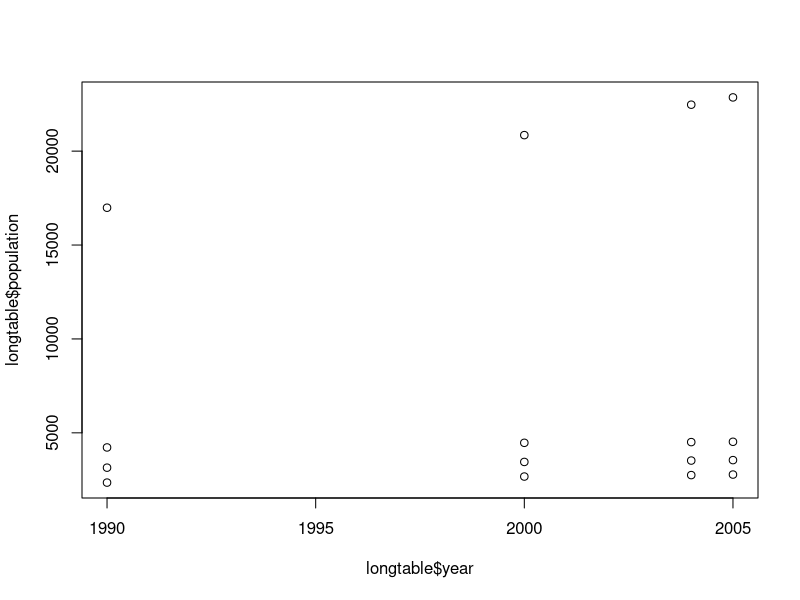

Write the R code that produced this figure. (Note: this script raises an error after producing the figure.)
## ---- chunk 1
some.states <- data.frame (state=c("Alabama", "Georgia", "Florida"),
                           abbrev = c("AL","GA","FL"),
                           pop = c("4779736", "9687673", "18801310"))
str(some.states)
summary(some.states)
## ---- chunk 2
all.states <- read.csv ("NewStates.csv")
head(all.states, 2)
## ---- chunk 3
all.states[all.states$zone == "ESCent",]
subset (all.states, zone == "ESCent" & pop2005 > 3000)

library(dplyr)
filter (.data = all.states, zone == "ESCent", pop2005 > 3000)
## ---- chunk 4
all.states[3:5,]
slice (all.states, 3:5)

all.states[13,]
slice (all.states, 13)
## ---- chunk 5
all.states[,2,drop=FALSE]
all.states[[2]]
## ---- chunk 6
all.states[["Area"]]
all.states[,"Area",drop=FALSE]
## ---- chunk 7
head(select (all.states, Area), 5)
## ---- chunk 8
WSCent <- filter (all.states, zone == "WSCent")
WSCent
arrange (WSCent, pop2005)

WSCent$pop2005
order(WSCent$pop2005)
WSCent[order(WSCent$pop2005),]
slice(WSCent, rev(order(pop2005)))
## ---- chunk 9
arrange (WSCent, desc(pop2005))
top_n (arrange(WSCent, desc(Area)), 2, pop2005)
## ---- chunk 10
sqrt(81)
81 %>% sqrt
65536 %>% sqrt()
## ---- chunk 11
pnorm(0.5, 0, 2)
2 %>% pnorm(0.5, 0, .)
## ---- chunk 12
top_n(group_by(all.states, zone), 1, pop2005)
## ---- chunk 13
all.states %>% group_by (zone) %>% top_n (1, pop2005)
## ---- chunk 14
all.states %>% group_by (zone) %>% top_n (1, desc(pop2005))
## ---- chunk 15
all.states %>% group_by (zone) %>% arrange(Area)    ##
save.me.please <- all.states %>% group_by (zone) %>% top_n (1, desc(pop2005)) %>% ungroup %>% arrange(Area)    ##
## ---- chunk 16
all.states %>% group_by(zone) %>% slice(10)
all.states %>% group_by(zone) %>% filter(pop2005 > median(pop2005))
all.states %>% group_by(zone) %>% filter(pop2005 >= median(pop2005))
all.states %>% group_by(zone) %>% mutate(pop.above.median = pop2005 - as.numeric(median(pop2005)))

## ---- chunk 17
all.states %>% group_by (zone) %>% top_n (1, desc(pop2005)) %>% ungroup %>% arrange(zone)
## ---- chunk 18
all.states %>% summarize (totalpop2005=sum(pop2005),
                          count=n(),
                          Area=sum(Area))
## ---- chunk 19
all.states %>% group_by (zone) %>%
  summarize (totalpop2005=sum(pop2005),
             count=n(),
             Area=sum(Area))
## ---- chunk 20
all.states %>% group_by (zone) %>%
  summarize (totalpop2005=sum(pop2005),
             count=n(),
             Area=sum(Area),
             meanpop2005 = mean(pop2005),
             sdpop2005 = sd(pop2005) ##, CoD = sdpop2005/meanpop2005
             ) %>%
  mutate (CoD = sdpop2005/meanpop2005)
## ---- chunk 21
WSCent
## ---- chunk 22
library(tidyr)
longtable <- gather (WSCent,  ## data frame for input.
                     year,    ## name for the "key"
                     population, ## name for the "value"
                     pop2005:pop1990)  ## columns to gather.
longtable
## ---- chunk 23
longtable <- longtable %>% mutate (year = substr(year, 4, 7))
plot(longtable$year, longtable$population)  
## ---- chunk 24
widetable <- longtable %>% spread (year, population)
widetable
## ---- chunk 25
longtable.2 <- longtable %>% group_by (State) %>% mutate (lagpop = lag(population))
head(longtable.2)
## ---- chunk 26
longtable.2 <- longtable %>% group_by (State) %>% arrange (year) %>% mutate (lagpop = lag(population))
head(longtable.2)
## ---- chunk 27
longtable.2 <- longtable %>% group_by (State) %>% arrange (year) %>% 
  mutate (lagpop = lag(population),
          growthrate = population/lagpop) %>% ungroup
slice(longtable.2, 5:8)
plot(growthrate ~ State, data = longtable.2)
